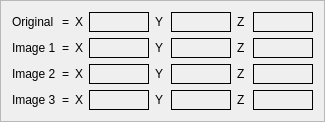
              <widget class="QFrame" name="frame_coordinate">
               <property name="frameShape">
                <enum>QFrame::StyledPanel</enum>
               </property>
               <property name="frameShadow">
                <enum>QFrame::Raised</enum>
               </property>
               <layout class="QVBoxLayout" name="verticalLayout_10">
                <item>
                 <layout class="QGridLayout" name="gridLayout">
                  <item row="2" column="1">
                   <widget class="QLabel" name="label_32">
                    <property name="maximumSize">
                     <size>
                      <width>10</width>
                      <height>16777215</height>
                     </size>
                    </property>
                    <property name="text">
                     <string>=</string>
                    </property>
                   </widget>
                  </item>
                  <item row="1" column="1">
                   <widget class="QLabel" name="label_18">
                    <property name="maximumSize">
                     <size>
                      <width>10</width>
                      <height>16777215</height>
                     </size>
                    </property>
                    <property name="text">
                     <string>=</string>
                    </property>
                   </widget>
                  </item>
                  <item row="2" column="3">
                   <widget class="QLabel" name="lbl_coor_X2">
                    <property name="minimumSize">
                     <size>
                      <width>60</width>
                      <height>20</height>
                     </size>
                    </property>
                    <property name="maximumSize">
                     <size>
                      <width>16777215</width>
                      <height>20</height>
                     </size>
                    </property>
                    <property name="frameShape">
                     <enum>QFrame::Box</enum>
                    </property>
                    <property name="text">
                     <string/>
                    </property>
                   </widget>
                  </item>
                  <item row="1" column="6">
                   <widget class="QLabel" name="label_13">
                    <property name="minimumSize">
                     <size>
                      <width>10</width>
                      <height>0</height>
                     </size>
                    </property>
                    <property name="maximumSize">
                     <size>
                      <width>10</width>
                      <height>16777215</height>
                     </size>
                    </property>
                    <property name="text">
                     <string>Z</string>
                    </property>
                   </widget>
                  </item>
                  <item row="3" column="1">
                   <widget class="QLabel" name="label_33">
                    <property name="maximumSize">
                     <size>
                      <width>10</width>
                      <height>16777215</height>
                     </size>
                    </property>
                    <property name="text">
                     <string>=</string>
                    </property>
                   </widget>
                  </item>
                  <item row="3" column="3">
                   <widget class="QLabel" name="lbl_coor_X3">
                    <property name="minimumSize">
                     <size>
                      <width>0</width>
                      <height>20</height>
                     </size>
                    </property>
                    <property name="maximumSize">
                     <size>
                      <width>16777215</width>
                      <height>20</height>
                     </size>
                    </property>
                    <property name="frameShape">
                     <enum>QFrame::Box</enum>
                    </property>
                    <property name="text">
                     <string/>
                    </property>
                   </widget>
                  </item>
                  <item row="1" column="4">
                   <widget class="QLabel" name="label_10">
                    <property name="maximumSize">
                     <size>
                      <width>10</width>
                      <height>16777215</height>
                     </size>
                    </property>
                    <property name="text">
                     <string>Y</string>
                    </property>
                   </widget>
                  </item>
                  <item row="0" column="1">
                   <widget class="QLabel" name="label_17">
                    <property name="maximumSize">
                     <size>
                      <width>10</width>
                      <height>16777215</height>
                     </size>
                    </property>
                    <property name="text">
                     <string>=</string>
                    </property>
                   </widget>
                  </item>
                  <item row="3" column="6">
                   <widget class="QLabel" name="label_21">
                    <property name="minimumSize">
                     <size>
                      <width>10</width>
                      <height>0</height>
                     </size>
                    </property>
                    <property name="maximumSize">
                     <size>
                      <width>10</width>
                      <height>16777215</height>
                     </size>
                    </property>
                    <property name="text">
                     <string>Z</string>
                    </property>
                   </widget>
                  </item>
                  <item row="1" column="7">
                   <widget class="QLabel" name="lbl_coor_Z1">
                    <property name="minimumSize">
                     <size>
                      <width>60</width>
                      <height>0</height>
                     </size>
                    </property>
                    <property name="frameShape">
                     <enum>QFrame::Box</enum>
                    </property>
                    <property name="text">
                     <string/>
                    </property>
                   </widget>
                  </item>
                  <item row="1" column="5">
                   <widget class="QLabel" name="lbl_coor_Y1">
                    <property name="minimumSize">
                     <size>
                      <width>60</width>
                      <height>0</height>
                     </size>
                    </property>
                    <property name="frameShape">
                     <enum>QFrame::Box</enum>
                    </property>
                    <property name="text">
                     <string/>
                    </property>
                   </widget>
                  </item>
                  <item row="3" column="2">
                   <widget class="QLabel" name="label_20">
                    <property name="minimumSize">
                     <size>
                      <width>0</width>
                      <height>0</height>
                     </size>
                    </property>
                    <property name="text">
                     <string>X</string>
                    </property>
                   </widget>
                  </item>
                  <item row="3" column="0">
                   <widget class="QLabel" name="label_28">
                    <property name="text">
                     <string>Image 3</string>
                    </property>
                   </widget>
                  </item>
                  <item row="3" column="7">
                   <widget class="QLabel" name="lbl_coor_Z3">
                    <property name="minimumSize">
                     <size>
                      <width>60</width>
                      <height>0</height>
                     </size>
                    </property>
                    <property name="frameShape">
                     <enum>QFrame::Box</enum>
                    </property>
                    <property name="text">
                     <string/>
                    </property>
                   </widget>
                  </item>
                  <item row="2" column="6">
                   <widget class="QLabel" name="label_25">
                    <property name="minimumSize">
                     <size>
                      <width>0</width>
                      <height>0</height>
                     </size>
                    </property>
                    <property name="text">
                     <string>Z</string>
                    </property>
                   </widget>
                  </item>
                  <item row="3" column="4">
                   <widget class="QLabel" name="label_27">
                    <property name="maximumSize">
                     <size>
                      <width>10</width>
                      <height>16777215</height>
                     </size>
                    </property>
                    <property name="text">
                     <string>Y</string>
                    </property>
                   </widget>
                  </item>
                  <item row="1" column="3">
                   <widget class="QLabel" name="lbl_coor_X1">
                    <property name="minimumSize">
                     <size>
                      <width>0</width>
                      <height>20</height>
                     </size>
                    </property>
                    <property name="maximumSize">
                     <size>
                      <width>16777215</width>
                      <height>20</height>
                     </size>
                    </property>
                    <property name="frameShape">
                     <enum>QFrame::Box</enum>
                    </property>
                    <property name="text">
                     <string/>
                    </property>
                   </widget>
                  </item>
                  <item row="2" column="2">
                   <widget class="QLabel" name="label_26">
                    <property name="minimumSize">
                     <size>
                      <width>0</width>
                      <height>0</height>
                     </size>
                    </property>
                    <property name="maximumSize">
                     <size>
                      <width>10</width>
                      <height>16777215</height>
                     </size>
                    </property>
                    <property name="text">
                     <string>X</string>
                    </property>
                   </widget>
                  </item>
                  <item row="2" column="7">
                   <widget class="QLabel" name="lbl_coor_Z2">
                    <property name="minimumSize">
                     <size>
                      <width>60</width>
                      <height>0</height>
                     </size>
                    </property>
                    <property name="frameShape">
                     <enum>QFrame::Box</enum>
                    </property>
                    <property name="text">
                     <string/>
                    </property>
                   </widget>
                  </item>
                  <item row="0" column="3">
                   <widget class="QLabel" name="lbl_coor_Xori">
                    <property name="minimumSize">
                     <size>
                      <width>60</width>
                      <height>20</height>
                     </size>
                    </property>
                    <property name="maximumSize">
                     <size>
                      <width>16777215</width>
                      <height>20</height>
                     </size>
                    </property>
                    <property name="frameShape">
                     <enum>QFrame::Box</enum>
                    </property>
                    <property name="text">
                     <string/>
                    </property>
                   </widget>
                  </item>
                  <item row="1" column="2">
                   <widget class="QLabel" name="label_6">
                    <property name="minimumSize">
                     <size>
                      <width>0</width>
                      <height>0</height>
                     </size>
                    </property>
                    <property name="text">
                     <string>X</string>
                    </property>
                   </widget>
                  </item>
                  <item row="0" column="5">
                   <widget class="QLabel" name="lbl_coor_Yori">
                    <property name="minimumSize">
                     <size>
                      <width>60</width>
                      <height>20</height>
                     </size>
                    </property>
                    <property name="frameShape">
                     <enum>QFrame::Box</enum>
                    </property>
                    <property name="text">
                     <string/>
                    </property>
                   </widget>
                  </item>
                  <item row="0" column="2">
                   <widget class="QLabel" name="label_2">
                    <property name="minimumSize">
                     <size>
                      <width>0</width>
                      <height>0</height>
                     </size>
                    </property>
                    <property name="maximumSize">
                     <size>
                      <width>10</width>
                      <height>16777215</height>
                     </size>
                    </property>
                    <property name="text">
                     <string>X</string>
                    </property>
                   </widget>
                  </item>
                  <item row="0" column="6">
                   <widget class="QLabel" name="label_12">
                    <property name="minimumSize">
                     <size>
                      <width>0</width>
                      <height>0</height>
                     </size>
                    </property>
                    <property name="text">
                     <string>Z</string>
                    </property>
                   </widget>
                  </item>
                  <item row="2" column="5">
                   <widget class="QLabel" name="lbl_coor_Y2">
                    <property name="minimumSize">
                     <size>
                      <width>60</width>
                      <height>0</height>
                     </size>
                    </property>
                    <property name="frameShape">
                     <enum>QFrame::Box</enum>
                    </property>
                    <property name="text">
                     <string/>
                    </property>
                   </widget>
                  </item>
                  <item row="2" column="0">
                   <widget class="QLabel" name="label_3">
                    <property name="text">
                     <string>Image 2</string>
                    </property>
                   </widget>
                  </item>
                  <item row="3" column="5">
                   <widget class="QLabel" name="lbl_coor_Y3">
                    <property name="minimumSize">
                     <size>
                      <width>60</width>
                      <height>0</height>
                     </size>
                    </property>
                    <property name="frameShape">
                     <enum>QFrame::Box</enum>
                    </property>
                    <property name="text">
                     <string/>
                    </property>
                   </widget>
                  </item>
                  <item row="2" column="4">
                   <widget class="QLabel" name="label_24">
                    <property name="minimumSize">
                     <size>
                      <width>10</width>
                      <height>0</height>
                     </size>
                    </property>
                    <property name="text">
                     <string>Y</string>
                    </property>
                   </widget>
                  </item>
                  <item row="0" column="7">
                   <widget class="QLabel" name="lbl_coor_Zori">
                    <property name="minimumSize">
                     <size>
                      <width>60</width>
                      <height>20</height>
                     </size>
                    </property>
                    <property name="frameShape">
                     <enum>QFrame::Box</enum>
                    </property>
                    <property name="text">
                     <string/>
                    </property>
                   </widget>
                  </item>
                  <item row="0" column="4">
                   <widget class="QLabel" name="label_8">
                    <property name="minimumSize">
                     <size>
                      <width>10</width>
                      <height>0</height>
                     </size>
                    </property>
                    <property name="text">
                     <string>Y</string>
                    </property>
                   </widget>
                  </item>
                  <item row="1" column="0">
                   <widget class="QLabel" name="label_4">
                    <property name="text">
                     <string>Image 1</string>
                    </property>
                   </widget>
                  </item>
                  <item row="0" column="0">
                   <widget class="QLabel" name="label">
                    <property name="text">
                     <string>Original</string>
                    </property>
                   </widget>
                  </item>
                 </layout>
                </item>
               </layout>
              </widget>
